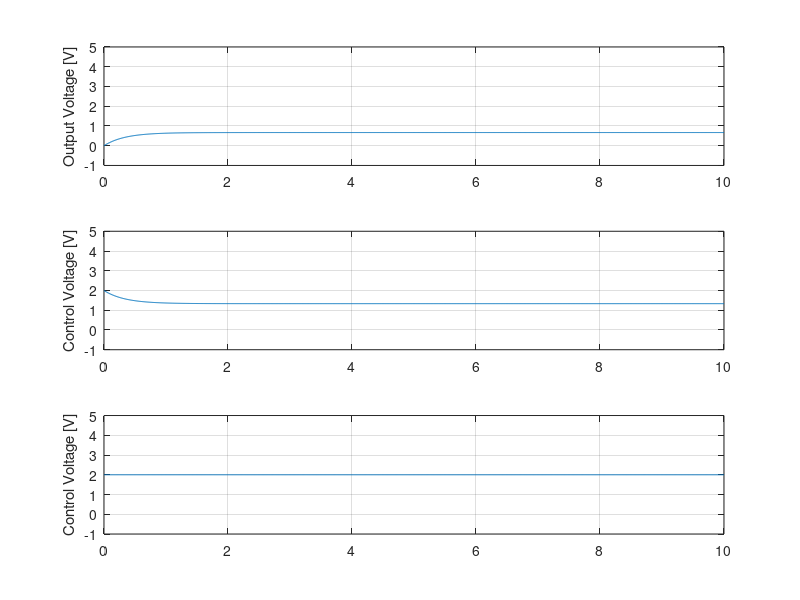

The MATLAB source for this figure:
%Constants
R1=5000; R2=5000; C=200*10^-6;
a=(R1+R2)/(R1*R2*C); b=1/(R1*C);
duration = 10.0;

%Input
V = 2;

%Controller
k = 1;

t=0 : 0.01 : duration;

if k == -2.0
    y = b*V*t;
    u = V*(1 + a*t);
else 
    y = (b*V/(a+k*b))*(1 - exp(-(a+k*b)*t));
    u = (V/(a+k*b))*(a + k*b*exp(-(a+k*b)*t));
end

subplot(311); plot(t,y); axis([0 duration -1.0 5]);
ylabel('Output Voltage [V]'); grid on; hold on;

subplot(312); plot(t,u); axis([0 duration -1.0 5]);
ylabel('Control Voltage [V]'); grid on; hold on;

subplot(313); plot(t,y + u); axis([0 duration -1.0 5]);
ylabel('Control Voltage [V]'); grid on; hold on;
